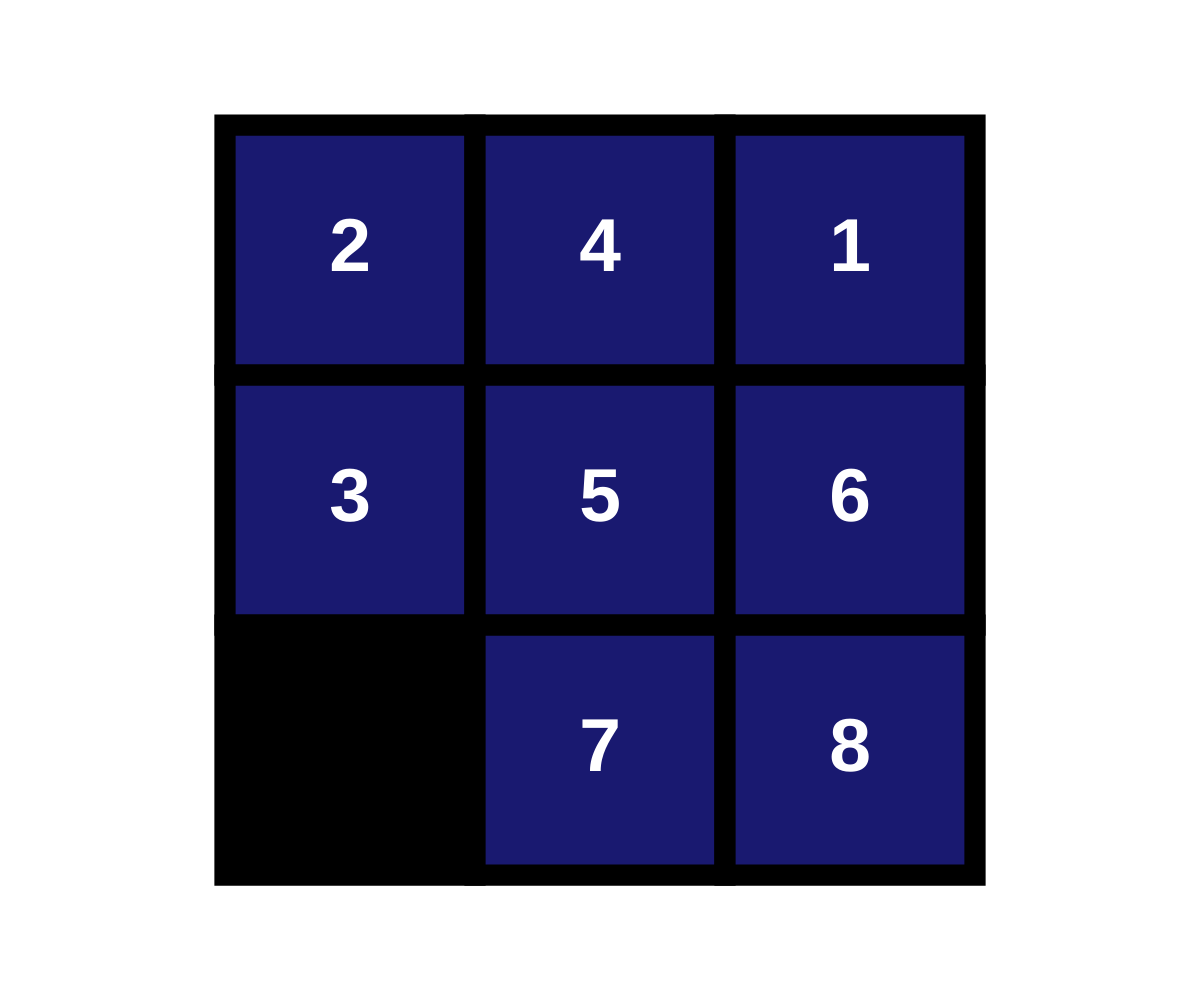
Frame 1 (no input)
Frame 2 (the mouse pressed at the canvas centre, redrawn once): identical to frame 1, image omitted

The p5.js sketch that drew this single still picture (run headless with seeded random() and noise() and a simulated clock; the mouse was pressed at the canvas centre and the sketch redrawn once):

// p5.js sketch
// ── sketch.js
let width, height;

let board;
let emptyPos;

let boardSize;
let cellSize;

let xOffset;
let yOffset;

let solved = false;

function setup() {
  width = window.innerWidth;
  height = window.innerHeight;

  createCanvas(width, height);
  resizeBoard();

  initializeBoard();
}

function draw() {
  noLoop();

  background("white");

  strokeWeight(cellSize * 0.085);

  textAlign(CENTER, CENTER);
  textStyle(BOLD);
  textSize(cellSize * 0.3);

  for (let y = 0; y < 3; y++) {
    for (let x = 0; x < 3; x++) {
      const screenX = xOffset + x * cellSize;
      const screenY = yOffset + y * cellSize;

      const number = board[y][x];

      if (number == 0) {
        fill("black");
      } else {
        fill("midnightblue");
      }

      stroke("black");
      rect(screenX, screenY, cellSize, cellSize);

      if (number == 0) {
        continue;
      }

      fill("white");
      noStroke();
      text(number, screenX, screenY, cellSize, cellSize);
    }
  }

  if (solved) {
    drawWinScreen();
  }
}

function drawWinScreen() {
  const popupWidth = cellSize * 2;
  const popupHeight = cellSize;

  const x = (width - popupWidth) / 2;
  const y = (height - popupHeight) / 2;

  noStroke();

  fill("blue");
  rect(x, y, popupWidth, popupHeight);

  fill("white");
  text("YOU WIN!!!", x, y, popupWidth, popupHeight);
}

function mouseClicked() {
  // screenX = xOffset + cellX * cellSize
  // <==> cellX = (screenX - xOffset) / cellSize
  // same for y

  const cellX = Math.floor((mouseX - xOffset) / cellSize);
  const cellY = Math.floor((mouseY - yOffset) / cellSize);

  if (
    cellX < 0 ||
    cellX > 2 ||
    cellY < 0 ||
    cellY > 2
  ) {
    return; 
  }

  moveTile(cellX, cellY);
}

function moveTile(x, y) {
  if (solved) return;
  checkSolved();
  
  const [emptyX, emptyY] = emptyPos;

  const xDiff = abs(x - emptyX);
  const yDiff = abs(y - emptyY);
  
  if (
    xDiff + yDiff != 1
  ) {
    return;
  }

  [board[y][x], board[emptyY][emptyX]] = [board[emptyY][emptyX], board[y][x]];
  emptyPos = [x, y];

  checkSolved();

  loop();
}

function checkSolved() {
  // i love js
  if (![[0, 0], [2, 0], [0, 2], [2, 2]].some(pos => pos[0] === emptyPos[0] && pos[1] === emptyPos[1])) {
    console.log("what.");
    return;
  }

  let previous = board[0][0];

  for (let i = 1; i < 9; i++) {
    const y = Math.floor(i / 3);
    const x = i - y * 3;

    const number = board[y][x];

    if (number == 0) {
      continue;
    }

    if (number - previous != 1) {
      return;
    }

    previous = number;
  }

  solved = true;
}

function initializeBoard() {
  board = [
    [0, 0, 0],
    [0, 0, 0],
    [0, 0, 0],
  ];
  
  const numbers = [0, 1, 2, 3, 4, 5, 6, 7, 8];
  shuffleArray(numbers);

  for (let y = 0; y < 3; y++) {
    for (let x = 0; x < 3; x++) {
      const index = y * 3 + x;      

      const number = numbers[index];
      board[y][x] = number;

      if (number == 0) {
        emptyPos = [x, y];
      }
    }
  }
}

function resizeBoard() { 
  const shorterSide = width < height ? width : height;

  boardSize = shorterSide * 0.75;
  cellSize = boardSize / 3;

  xOffset = (width - boardSize) / 2;
  yOffset = (height - boardSize) / 2;
}

function windowResized() {
  width = window.innerWidth;
  height = window.innerHeight;

  resizeCanvas(width, height);
  resizeBoard();

  loop();
}

// helper functions

function shuffleArray(array) {
  let currentIndex = array.length;

  while (currentIndex != 0) {
    let randomIndex = Math.floor(Math.random() * currentIndex);
    currentIndex--;

    [array[currentIndex], array[randomIndex]] = [array[randomIndex], array[currentIndex]];
  }
}
